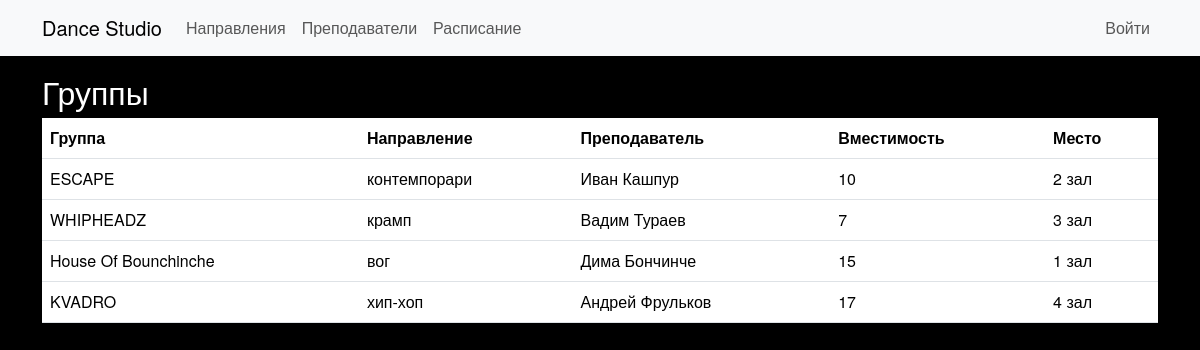
Screenshot of /groups with the database file from the repository.
### app.py (models this page shows, shortened)
class Group(db.Model):
    id = db.Column(db.Integer, primary_key=True)
    name = db.Column(db.String(120), nullable=False)
    direction_id = db.Column(db.Integer, db.ForeignKey('direction.id'))
    direction = db.relationship('Direction', back_populates='groups')
    teacher_id = db.Column(db.Integer, db.ForeignKey('teacher.id'))
    teacher = db.relationship('Teacher', back_populates='groups')
    capacity = db.Column(db.Integer, nullable=False, default=12)
    location = db.Column(db.String(200), nullable=True)
    lessons = db.relationship('Lesson', back_populates='group')
    students = db.relationship('Student', back_populates='group')

class Direction(db.Model):
    id = db.Column(db.Integer, primary_key=True)
    name = db.Column(db.String(120), nullable=False)
    description = db.Column(db.Text, nullable=True)
    photo = db.Column(db.String(200), nullable=True)
    groups = db.relationship('Group', back_populates='direction')

class User(db.Model):
    id = db.Column(db.Integer, primary_key=True)
    email = db.Column(db.String(120), unique=True, nullable=False)
    password_hash = db.Column(db.String(200), nullable=False)
    name = db.Column(db.String(120), nullable=False)
    role = db.Column(db.String(20), nullable=False)
    teacher = db.relationship('Teacher', uselist=False, back_populates='user')
    student = db.relationship('Student', uselist=False, back_populates='user')

### app.py (the view)
@app.route('/groups')
def groups():
    gs = Group.query.all()
    return render_template('groups.html', groups=gs, user=current_user())

### app.py (called while the page is built)
def current_user():
    uid = session.get('user_id')
    if not uid:
        return None
    return User.query.get(uid)

### templates/groups.html
{% extends "base.html" %}
{% block content %}
<h2>Группы</h2>
<table class="table">
  <thead><tr><th>Группа</th><th>Направление</th><th>Преподаватель</th><th>Вместимость</th><th>Место</th></tr></thead>
  <tbody>
    {% for g in groups %}
      <tr>
        <td>{{ g.name }}</td>
        <td>{{ g.direction.name }}</td>
        <td>{{ g.teacher.user.name }}</td>
        <td>{{ g.capacity }}</td>
        <td>{{ g.location }}</td>
      </tr>
    {% endfor %}
  </tbody>
</table>
{% endblock %}

### static/style.css (style rules this page uses)
body { background-color: #0b0b0b; color: #eaeaea; font-family: "Helvetica Neue", Arial, sans-serif; }
body { background-color: #000; color: #fff; }

### rows the page displays
Group: name "ESCAPE", direction.name "контемпорари", teacher.user.name "Иван Кашпур", capacity "10", location "2 зал"
Group: name "WHIPHEADZ", direction.name "крамп", teacher.user.name "Вадим Тураев", capacity "7", location "3 зал"
Group: name "House Of Bounchinche", direction.name "вог", teacher.user.name "Дима Бончинче", capacity "15", location "1 зал"
Group: name "KVADRO", direction.name "хип-хоп", teacher.user.name "Андрей Фрульков", capacity "17", location "4 зал"
